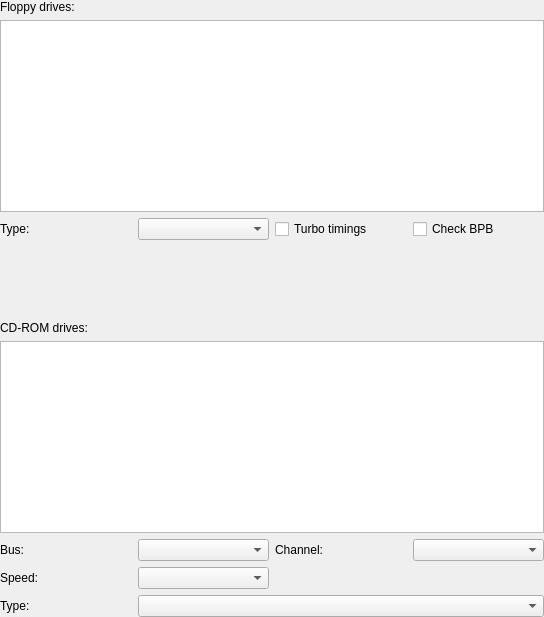
<?xml version="1.0" encoding="UTF-8"?>
<ui version="4.0">
 <class>SettingsFloppyCDROM</class>
 <widget class="QWidget" name="SettingsFloppyCDROM">
  <property name="geometry">
   <rect>
    <x>0</x>
    <y>0</y>
    <width>544</width>
    <height>617</height>
   </rect>
  </property>
  <property name="windowTitle">
   <string>Form</string>
  </property>
  <layout class="QVBoxLayout" name="verticalLayout">
   <property name="leftMargin">
    <number>0</number>
   </property>
   <property name="topMargin">
    <number>0</number>
   </property>
   <property name="rightMargin">
    <number>0</number>
   </property>
   <property name="bottomMargin">
    <number>0</number>
   </property>
   <item>
    <widget class="QLabel" name="label">
     <property name="text">
      <string>Floppy drives:</string>
     </property>
    </widget>
   </item>
   <item>
    <widget class="QTableView" name="tableViewFloppy">
     <property name="selectionMode">
      <enum>QAbstractItemView::SingleSelection</enum>
     </property>
     <property name="selectionBehavior">
      <enum>QAbstractItemView::SelectRows</enum>
     </property>
     <property name="showGrid">
      <bool>false</bool>
     </property>
     <attribute name="verticalHeaderVisible">
      <bool>false</bool>
     </attribute>
    </widget>
   </item>
   <item>
    <layout class="QHBoxLayout" name="horizontalLayout">
     <item>
      <widget class="QLabel" name="label_2">
       <property name="text">
        <string>Type:</string>
       </property>
      </widget>
     </item>
     <item>
      <widget class="QComboBox" name="comboBoxFloppyType"/>
     </item>
     <item>
      <widget class="QCheckBox" name="checkBoxTurboTimings">
       <property name="text">
        <string>Turbo timings</string>
       </property>
      </widget>
     </item>
     <item>
      <widget class="QCheckBox" name="checkBoxCheckBPB">
       <property name="text">
        <string>Check BPB</string>
       </property>
      </widget>
     </item>
    </layout>
   </item>
   <item>
    <spacer name="verticalSpacer">
     <property name="orientation">
      <enum>Qt::Vertical</enum>
     </property>
     <property name="sizeHint" stdset="0">
      <size>
       <width>20</width>
       <height>40</height>
      </size>
     </property>
    </spacer>
   </item>
   <item>
    <widget class="QLabel" name="label_6">
     <property name="text">
      <string>CD-ROM drives:</string>
     </property>
    </widget>
   </item>
   <item>
    <widget class="QTableView" name="tableViewCDROM">
     <property name="selectionMode">
      <enum>QAbstractItemView::SingleSelection</enum>
     </property>
     <property name="selectionBehavior">
      <enum>QAbstractItemView::SelectRows</enum>
     </property>
     <property name="showGrid">
      <bool>false</bool>
     </property>
     <attribute name="verticalHeaderVisible">
      <bool>false</bool>
     </attribute>
    </widget>
   </item>
   <item>
    <layout class="QGridLayout" name="gridLayout">
     <item row="0" column="0">
      <widget class="QLabel" name="label_3">
       <property name="text">
        <string>Bus:</string>
       </property>
      </widget>
     </item>
     <item row="0" column="2">
      <widget class="QLabel" name="label_7">
       <property name="text">
        <string>Channel:</string>
       </property>
      </widget>
     </item>
     <item row="1" column="0">
      <widget class="QLabel" name="label_4">
       <property name="text">
        <string>Speed:</string>
       </property>
      </widget>
     </item>
     <item row="2" column="0">
      <widget class="QLabel" name="label_5">
       <property name="text">
        <string>Type:</string>
       </property>
      </widget>
     </item>
     <item row="0" column="1">
      <widget class="QComboBox" name="comboBoxBus"/>
     </item>
     <item row="0" column="3">
      <widget class="QComboBox" name="comboBoxChannel"/>
     </item>
     <item row="1" column="1">
      <widget class="QComboBox" name="comboBoxSpeed"/>
     </item>
     <item row="2" column="1" colspan="3">
      <widget class="QComboBox" name="comboBoxCDROMType"/>
     </item>
    </layout>
   </item>
  </layout>
 </widget>
 <resources/>
 <connections/>
</ui>
